Frame 1 (no input): blank canvas, image omitted
Frame 60 (no input): blank canvas, image omitted
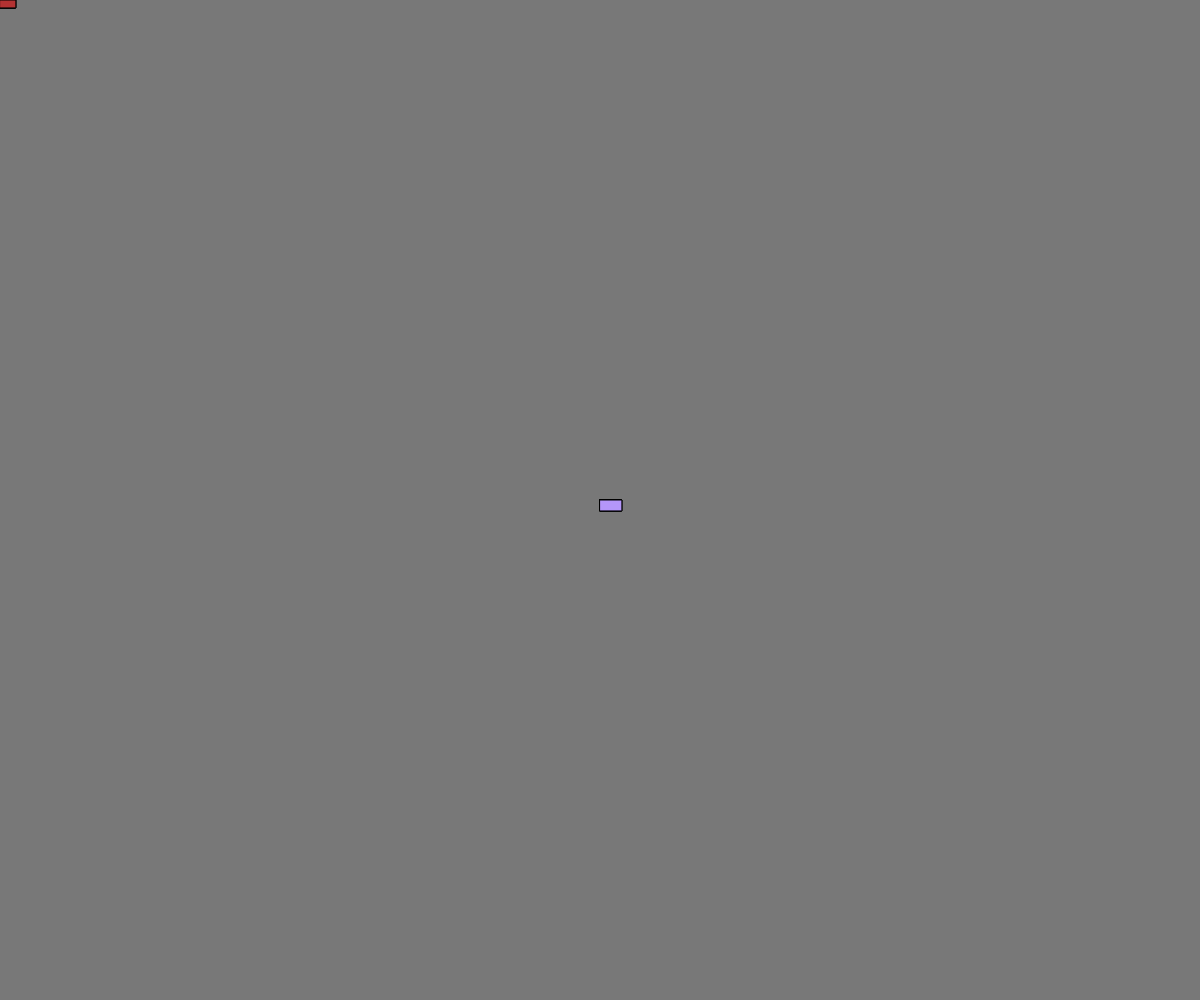
Frame 120 (the mouse pressed at the canvas centre since frame 60)

The p5.js sketch whose frames 1 and 60 were blank and that drew this single picture after the mouse press (run headless with seeded random() and noise() and a simulated clock; from frame 60 on, the mouse is pressed at the canvas centre):

// p5.js sketch
// ── sketch.js
let x = 10;

function setup() {
  createCanvas(innerWidth, innerHeight);
  background(120);
}

function draw() {




  if (mouseX < width / 2 && mouseY < height / 2) {
    fill(180, 50, 50);
    rect(mouseX, mouseY, x, x / 2);
  }
  else if (mouseX < width / 2 && mouseY >= height / 2) {
    fill(80, 150, 50);
    ellipse(mouseX, mouseY, x);
    
    
  }
  else if (mouseX >= width / 2 && mouseY < height / 2) {
    fill(80, 50, 150);
    ellipse(mouseX, mouseY, x);

  }
  else {
    fill(180, 150, 250);
    
    rect(mouseX, mouseY, x, x / 2);
  }

  
  x = x + 1 / 10;


}
